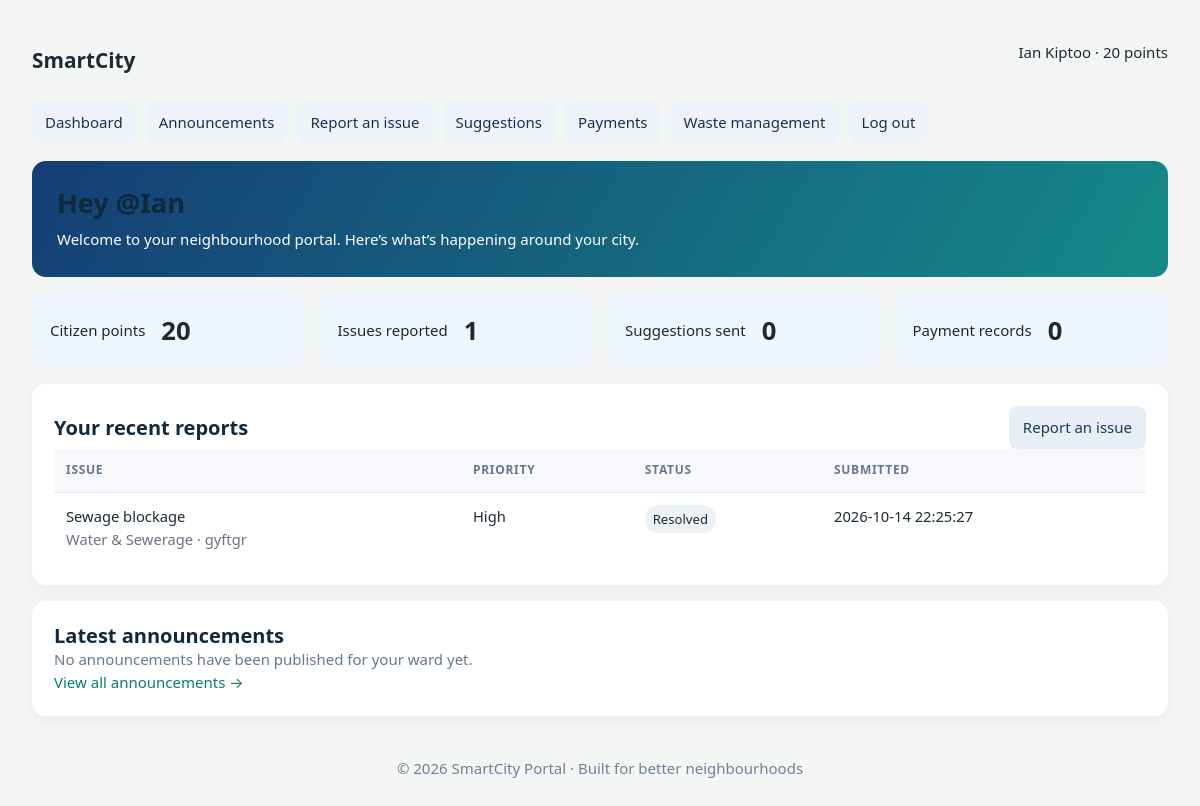
The page /citizen (signed in) on the database its author committed.
### tables this page shows
CREATE TABLE citizens (
      id INTEGER PRIMARY KEY AUTOINCREMENT, first_name TEXT NOT NULL, last_name TEXT NOT NULL,
      email TEXT NOT NULL UNIQUE, phone TEXT NOT NULL, national_id TEXT NOT NULL,
      ward TEXT NOT NULL, password_hash TEXT NOT NULL, points INTEGER NOT NULL DEFAULT 0,
      created_at TEXT NOT NULL DEFAULT CURRENT_TIMESTAMP
    );

CREATE TABLE issues (
      id INTEGER PRIMARY KEY AUTOINCREMENT, citizen_id INTEGER NOT NULL, title TEXT NOT NULL,
      category TEXT NOT NULL, priority TEXT NOT NULL, location TEXT NOT NULL, description TEXT NOT NULL,
      status TEXT NOT NULL DEFAULT 'Received', created_at TEXT NOT NULL DEFAULT CURRENT_TIMESTAMP,
      FOREIGN KEY(citizen_id) REFERENCES citizens(id)
    );

### app.py (the view)
@app.route("/citizen")
@citizen_required
def citizen_dashboard():
    c=current_citizen(); conn=db()
    stats={
      "issues":conn.execute("SELECT COUNT(*) FROM issues WHERE citizen_id=?",(c["id"],)).fetchone()[0],
      "suggestions":conn.execute("SELECT COUNT(*) FROM suggestions WHERE citizen_id=?",(c["id"],)).fetchone()[0],
      "payments":conn.execute("SELECT COUNT(*) FROM payments WHERE citizen_id=?",(c["id"],)).fetchone()[0]}
    issues=conn.execute("SELECT * FROM issues WHERE citizen_id=? ORDER BY id DESC LIMIT 5",(c["id"],)).fetchall()
    announcements=conn.execute("SELECT * FROM announcements WHERE audience='All citizens' OR audience=? ORDER BY id DESC LIMIT 4",(c["ward"],)).fetchall()
    return render_template("citizen_dashboard.html",citizen=c,stats=stats,issues=issues,announcements=announcements)

### app.py (called while the page is built)
def db():
    if "db" not in g:
        g.db = sqlite3.connect(app.config["DATABASE"])
        g.db.row_factory = sqlite3.Row
        g.db.execute("PRAGMA foreign_keys = ON")
    return g.db

def citizen_required(fn):
    @wraps(fn)
    def wrapper(*args, **kwargs):
        if session.get("citizen_id") is None:
            flash("Please sign in to access the citizen portal.", "error")
            return redirect(url_for("login"))
        return fn(*args, **kwargs)
    return wrapper

def current_citizen():
    return db().execute("SELECT * FROM citizens WHERE id=?", (session.get("citizen_id"),)).fetchone()

@app.context_processor
def shared_context():
    return {"current_citizen": current_citizen() if session.get("citizen_id") else None,
            "is_admin": bool(session.get("admin_id"))}

### templates/citizen_dashboard.html
{% extends "base.html" %}{% block title %}Citizen dashboard &middot; SmartCity{% endblock %}{% block content %}
<section class="hero-mini">
 <h1>
  Hey @{{citizen.first_name}}
 </h1>
 <p>
  Welcome to your neighbourhood portal. Here&rsquo;s what&rsquo;s happening around your city.
 </p>
</section>
<div class="cards" style="margin-top:16px">
 <div class="stat">
  <span>
   Citizen points
  </span>
  <strong>
   {{citizen.points}}
  </strong>
 </div>
 <div class="stat">
  <span>
   Issues reported
  </span>
  <strong>
   {{stats.issues}}
  </strong>
 </div>
 <div class="stat">
  <span>
   Suggestions sent
  </span>
  <strong>
   {{stats.suggestions}}
  </strong>
 </div>
 <div class="stat">
  <span>
   Payment records
  </span>
  <strong>
   {{stats.payments}}
  </strong>
 </div>
</div>
<div class="panel">
 <div class="topline">
  <h2>
   Your recent reports
  </h2>
  <a class="btn-secondary" href="{{url_for('citizen_issues')}}">
   Report an issue
  </a>
 </div>
 {% if issues %}
 <div class="table-wrap">
  <table>
   <tr>
    <th>
     Issue
    </th>
    <th>
     Priority
    </th>
    <th>
     Status
    </th>
    <th>
     Submitted
    </th>
   </tr>
   {% for item in issues %}
   <tr>
    <td>
     {{item.title}}
     <br/>
     <span class="muted">
      {{item.category}} &middot; {{item.location}}
     </span>
    </td>
    <td>
     {{item.priority}}
    </td>
    <td>
     <span class="pill">
      {{item.status}}
     </span>
    </td>
    <td>
     {{item.created_at}}
    </td>
   </tr>
   {% endfor %}
  </table>
 </div>
 {% else %}
 <p class="muted">
  No reports yet. If you spot a problem, let the city team know.
 </p>
 {% endif %}
</div>
<div class="panel">
 <h2>
  Latest announcements
 </h2>
 {% for a in announcements %}
 <article style="padding:12px 0;border-bottom:1px solid #e7ebf0">
  <span class="pill">
   {{a.kind}}
  </span>
  <h3>
   {{a.title}}
  </h3>
  <p>
   {{a.body}}
  </p>
  <small class="muted">
   {{a.department}} &middot; {{a.created_at}}
  </small>
 </article>
 {% else %}
 <p class="muted">
  No announcements have been published for your ward yet.
 </p>
 {% endfor %}
 <a href="{{url_for('citizen_announcements')}}">
  View all announcements &rarr;
 </a>
</div>
{% endblock %}

### templates/base.html (shortened to what this page needs)
<!DOCTYPE html>
<html lang="en">
 <head>
  <link href="{{ url_for('static',filename='css/style.css') }}" rel="stylesheet"/>
 </head>
 <body>
  <div class="portal">
   <header class="topline">
    <a href="{{ url_for('admin_dashboard') if is_admin else (url_for('citizen_dashboard') if current_citizen else url_for('login')) }}" style="font-size:1.3rem;font-weight:800;text-decoration:none;color:inherit">
       SmartCity
    </a>
    <span>
     {% if current_citizen %}{{ current_citizen.first_name }} {{ current_citizen.last_name }} &middot; {{ current_citizen.points }} points{% elif is_admin %}Administrator{% else %}A smarter city starts with you{% endif %}
    </span>
   </header>
   {% if current_citizen %}
   <nav class="navlinks">
    <a href="{{url_for('citizen_dashboard')}}">
     Dashboard
    </a>
    <a href="{{url_for('citizen_announcements')}}">
     Announcements
    </a>
    <a href="{{url_for('citizen_issues')}}">
     Report an issue
    </a>
    <a href="{{url_for('citizen_suggestions')}}">
     Suggestions
    </a>
    <a href="{{url_for('citizen_payments')}}">
     Payments
    </a>
    <a href="{{url_for('citizen_waste')}}">
     Waste management
    </a>
    <a href="{{url_for('logout')}}">
     Log out
    </a>
   </nav>
   {% endif %}
{% block content %}{% endblock %}
   <footer style="padding:25px 0;text-align:center;color:#718096">
    &copy; 2026 SmartCity Portal &middot; Built for better neighbourhoods
   </footer>
  </div>
 </body>
</html>

### static/css/style.css (style rules this page uses)
:root { --navy: #0f2a3d; --navy-2: #173a52; --teal: #0e9f8e; --teal-dark: #0a7c6f; --teal-soft: #d9f3ef; --amber: #f5a623; --amber-soft: #fff1d6; --bg: #f3f6f4; --card: #ffffff; --ink: #1b2a33; --muted: #66798a; --line: #e1e8eb; --red: #d64545; --red-soft: #fde4e4; --green: #2f9e63; --green-soft: #def5e8; --blue: #2f7fd1; --blue-soft: #dfecfb; --radius: 14px; --shadow: 0 1px 2px rgba(15, 42, 61, .06), 0 6px 20px rgba(15, 42, 61, .06); --font: "Segoe UI", system-ui, -apple-system, "Helvetica Neue", Arial, sans-serif; }
* { box-sizing: border-box; margin: 0; padding: 0; }
html { scroll-behavior: smooth; }
body { font-family: var(--font); background: var(--bg); color: var(--ink); line-height: 1.55; font-size: 15px; }
a { color: var(--teal-dark); text-decoration: none; }
h1, h2, h3, h4 { line-height: 1.25; color: var(--navy); }
h1 { font-size: 1.7rem; }
h2 { font-size: 1.25rem; }
p.muted, .muted { color: var(--muted); }
.stat { display: flex; gap: 1rem; align-items: center; }
.table-wrap { overflow-x: auto; }
table { width: 100%; border-collapse: collapse; font-size: .92rem; }
th { text-align: left; font-size: .75rem; text-transform: uppercase; letter-spacing: .06em; color: var(--muted); padding: .7rem .8rem; border-bottom: 2px solid var(--line); white-space: nowrap; }
td { padding: .8rem; border-bottom: 1px solid var(--line); vertical-align: middle; }
tr:last-child td { border-bottom: 0; }

### templates/base.html (style rules this page uses)
.panel { background:#fff;border-radius:14px;padding:22px;margin:16px 0;box-shadow:0 4px 18px #12223a0c }
.panel h2 { margin-top:0 }
.portal { max-width:1180px;margin:0 auto;padding:22px }
.navlinks { display:flex;gap:10px;flex-wrap:wrap;margin:18px 0 }
.navlinks a { padding:9px 13px;border-radius:8px;background:#eef3f9;text-decoration:none;color:#18334f }
.cards { display:grid;grid-template-columns:repeat(auto-fit,minmax(170px,1fr));gap:14px }
.stat { padding:18px;border-radius:12px;background:#f0f6ff }
.stat strong { font-size:1.6rem;display:block }
.table-wrap { overflow:auto }
table { width:100%;border-collapse:collapse }
th,td { text-align:left;padding:12px;border-bottom:1px solid #e7ebf0;vertical-align:top }
th { background:#f6f8fb }
.muted { color:#6b7280 }
.topline { display:flex;align-items:center;justify-content:space-between;gap:15px;flex-wrap:wrap }
.pill { display:inline-block;padding:4px 8px;border-radius:20px;background:#edf2f7;font-size:.82rem }
.hero-mini { padding:25px;border-radius:14px;background:linear-gradient(120deg,#153e75,#168a88);color:white }
.hero-mini h1 { margin:0 0 8px }
.btn-secondary { display:inline-block;padding:10px 14px;border-radius:8px;background:#e8eef6;text-decoration:none;color:#193b5c }

### rows shown on the page
citizens: first_name "Ian", last_name "Kiptoo", points "20"
issues: title "Sewage blockage", category "Water & Sewerage", location "gyftgr", priority "High", status "Resolved", created_at "2026-10-14 22:25:27"

### other values the page prints
{{ stats.issues }} "1"
{{ stats.suggestions }} "0"
{{ stats.payments }} "0"
